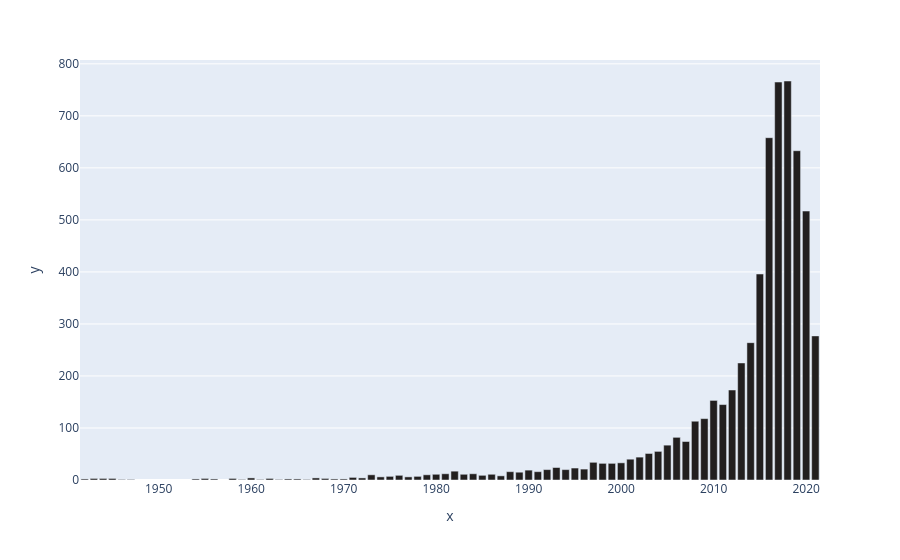

Notebook code for this chart:
### Code cell
# Movies release through time
px.bar(data_frame=netflix_df[netflix_df.type=='Movie'].groupby(by='release_year')['title'].count(),
       x=netflix_df[netflix_df.type=='Movie'].groupby(by='release_year')['title'].count().index,
       y=netflix_df[netflix_df.type=='Movie'].groupby(by='release_year')['title'].count().values,
       color_discrete_sequence=['#221f1f'])

### Figure 1 — Plotly figure (JSON) as saved in the notebook; plotly's stock layout.template omitted (floating-point values rounded to 4 significant figures)
{"data": [{"hovertemplate": "x=%{x}<br>y=%{y}<extra></extra>", "legendgroup": "", "marker": {"color": "#221f1f", "pattern": {"shape": ""}}, "name": "", "orientation": "v", "showlegend": false, "textposition": "auto", "type": "bar", "x": [1942, 1943, 1944, 1945, 1946, 1947, 1954, 1955, 1956, 1958, 1959, 1960, 1961, 1962, 1963, 1964, 1965, 1966, 1967, 1968, 1969, 1970, 1971, 1972, 1973, 1974, 1975, 1976, 1977, 1978, 1979, 1980, 1981, 1982, 1983, 1984, 1985, 1986, 1987, 1988, 1989, 1990, 1991, 1992, 1993, 1994, 1995, 1996, 1997, 1998, 1999, 2000, 2001, 2002, 2003, 2004, 2005, 2006, 2007, 2008, 2009, 2010, 2011, 2012, 2013, 2014, 2015, 2016, 2017, 2018, 2019, 2020, 2021], "xaxis": "x", "y": [2, 3, 3, 3, 1, 1, 2, 3, 2, 3, 1, 4, 1, 3, 1, 2, 2, 1, 4, 3, 2, 2, 5, 4, 10, 6, 7, 9, 6, 7, 10, 11, 12, 17, 11, 12, 9, 11, 8, 16, 15, 19, 16, 20, 24, 20, 23, 21, 34, 32, 32, 33, 40, 44, 51, 55, 67, 82, 74, 113, 118, 153, 145, 173, 225, 264, 396, 658, 765, 767, 633, 517, 277], "yaxis": "y"}], "layout": {"barmode": "relative", "legend": {"tracegroupgap": 0}, "margin": {"t": 60}, "xaxis": {"anchor": "y", "domain": [0, 1], "title": {"text": "x"}}, "yaxis": {"anchor": "x", "domain": [0, 1], "title": {"text": "y"}}}}
